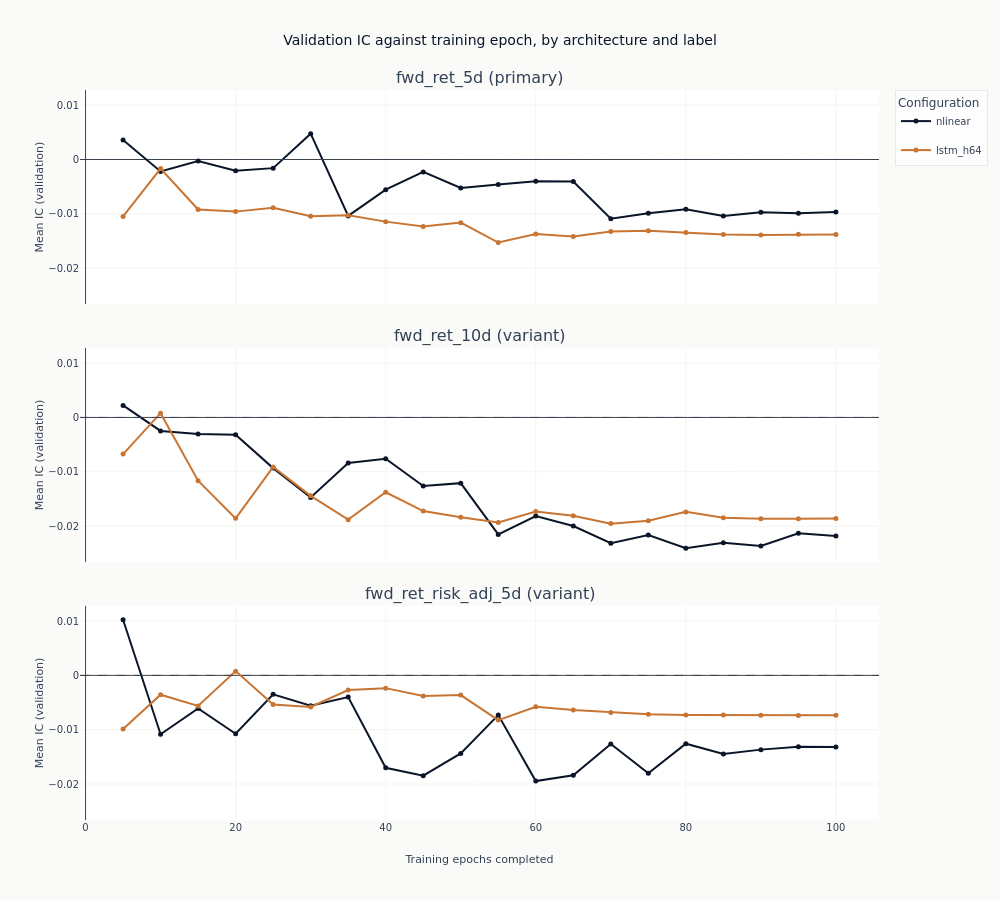

Notebook code cell kept with this figure:
### Markdown cell above
### What more training does

Each line traces one configuration's out-of-sample IC as epochs are added to it, in its own
label's panel. This is the figure the checkpoint dimension exists to produce, and it separates two
things a single end-of-training number cannot.

A line that rises and then falls has an interior optimum: the network was still learning, then
began fitting the training window at the expense of the validation folds. A line that wanders
around zero without trend never had anything to learn in the first place, and its highest point is
wherever the noise happened to peak. Both produce a respectable-looking maximum, which is why the
maximum is not what a configuration is judged on.

The panels share one vertical scale. Stacking them is what makes the labels comparable, and
rescaling each to fill its own row would make three different spreads look alike.

### Code cell
curves = catalog.filter("full_coverage").sort("label", "config_name", "checkpoint_value")
charted = set(curves.get_column("config_name"))
# Menu order, which is the order section 1 showed and the order that puts the memoryless baseline
# first. Sorting on the formatted parameter string would order by architecture name instead.
config_order = [
    name
    for name in configs.get_column("config_name").unique(maintain_order=True)
    if name in charted
]
line_colors = [COLORS["blue"], COLORS["copper"], COLORS["amber"], COLORS["positive"]]
if len(config_order) > len(line_colors):
    raise ValueError(
        f"{len(config_order)} configurations against {len(line_colors)} distinct line colours; "
        "add colours rather than letting two configurations share one"
    )
color_of = dict(zip(config_order, line_colors, strict=False))

fig_curves = make_subplots(
    rows=len(panel_labels),
    cols=1,
    shared_xaxes=True,
    vertical_spacing=0.06,
    subplot_titles=[
        f"{label} ({'primary' if label == primary else 'variant'})" for label in panel_labels
    ],
)
for row, label in enumerate(panel_labels, start=1):
    panel = curves.filter(pl.col("label") == label)
    for config_name in config_order:
        series = panel.filter(pl.col("config_name") == config_name).sort("checkpoint_value")
        if not series.height:
            continue
        fig_curves.add_trace(
            go.Scatter(
                x=series.get_column("checkpoint_value").to_list(),
                y=series.get_column("ic_mean").to_list(),
                mode="lines+markers",
                name=config_name,
                legendgroup=config_name,
                showlegend=row == 1,
                line=dict(color=color_of[config_name], width=2),
                marker=dict(size=5, color=color_of[config_name]),
            ),
            row=row,
            col=1,
        )
    fig_curves.add_hline(
        y=0, line_width=1, line_dash="dash", line_color=COLORS["neutral"], row=row, col=1
    )
    fig_curves.update_yaxes(title_text="Mean IC (validation)", row=row, col=1)
    # `shared_yaxes` matches axes across columns, so with one column it does nothing. Matching
    # every row to the first is what puts the labels on one vertical scale.
    if row > 1:
        fig_curves.update_yaxes(matches="y", row=row, col=1)
fig_curves.update_xaxes(title_text="Training epochs completed", row=len(panel_labels), col=1)
fig_curves.update_layout(
    title="Validation IC against training epoch, by architecture and label",
    height=300 * len(panel_labels),
    width=1000,
    margin=dict(t=90),
    legend=dict(title_text="Configuration"),
)
# The span of each panel and how many of its lines cross zero are facts about the frame, so the
# description reads them rather than asserting a shape the next run may not have.
panel_facts = {
    row["label"]: row
    for row in curves.group_by("label")
    .agg(
        lowest=pl.col("ic_mean").min(),
        highest=pl.col("ic_mean").max(),
        total=pl.col("config_name").n_unique(),
        below=pl.col("config_name").filter(pl.col("ic_mean") < 0).n_unique(),
    )
    .to_dicts()
}
panel_text = ". ".join(
    "The {} panel spans {:+.3f} to {:+.3f}, with {} of its {} lines dipping below zero at some "
    "checkpoint".format(
        label,
        panel_facts[label]["lowest"],
        panel_facts[label]["highest"],
        panel_facts[label]["below"],
        panel_facts[label]["total"],
    )
    for label in panel_labels
)
show_plotly_with_alt(
    fig_curves,
    "Stacked line charts, one panel per label sharing a vertical scale, of mean validation "
    "information coefficient against training epochs completed, one line per architecture with a "
    f"dashed zero line in each panel. Counted from the frame: {panel_text}.",
)

### Figure 1 — Plotly figure (JSON) as saved in the notebook; plotly's stock layout.template omitted (floating-point values rounded to 4 significant figures)
{"data": [{"legendgroup": "nlinear", "line": {"color": "#0a1628", "width": 2}, "marker": {"color": "#0a1628", "size": 5}, "mode": "lines+markers", "name": "nlinear", "showlegend": true, "type": "scatter", "x": [5, 10, 15, 20, 25, 30, 35, 40, 45, 50, 55, 60, 65, 70, 75, 80, 85, 90, 95, 100], "xaxis": "x", "y": [0.003584, -0.002193, -0.0002869, -0.002046, -0.001587, 0.004752, -0.01037, -0.005557, -0.002287, -0.005245, -0.004584, -0.00399, -0.004065, -0.01091, -0.009897, -0.009139, -0.0104, -0.009704, -0.009881, -0.009677], "yaxis": "y"}, {"legendgroup": "lstm_h64", "line": {"color": "#C87533", "width": 2}, "marker": {"color": "#C87533", "size": 5}, "mode": "lines+markers", "name": "lstm_h64", "showlegend": true, "type": "scatter", "x": [5, 10, 15, 20, 25, 30, 35, 40, 45, 50, 55, 60, 65, 70, 75, 80, 85, 90, 95, 100], "xaxis": "x", "y": [-0.01048, -0.00167, -0.009207, -0.009592, -0.008866, -0.01044, -0.01028, -0.01143, -0.01233, -0.01162, -0.01528, -0.0137, -0.01417, -0.01327, -0.01313, -0.01346, -0.01382, -0.01389, -0.01377, -0.01378], "yaxis": "y"}, {"legendgroup": "nlinear", "line": {"color": "#0a1628", "width": 2}, "marker": {"color": "#0a1628", "size": 5}, "mode": "lines+markers", "name": "nlinear", "showlegend": false, "type": "scatter", "x": [5, 10, 15, 20, 25, 30, 35, 40, 45, 50, 55, 60, 65, 70, 75, 80, 85, 90, 95, 100], "xaxis": "x2", "y": [0.002211, -0.00248, -0.003047, -0.003186, -0.009326, -0.01474, -0.008392, -0.007589, -0.01262, -0.0121, -0.02153, -0.01814, -0.01999, -0.02316, -0.02164, -0.02407, -0.02307, -0.02366, -0.02131, -0.02184], "yaxis": "y2"}, {"legendgroup": "lstm_h64", "line": {"color": "#C87533", "width": 2}, "marker": {"color": "#C87533", "size": 5}, "mode": "lines+markers", "name": "lstm_h64", "showlegend": false, "type": "scatter", "x": [5, 10, 15, 20, 25, 30, 35, 40, 45, 50, 55, 60, 65, 70, 75, 80, 85, 90, 95, 100], "xaxis": "x2", "y": [-0.006738, 0.000782, -0.01163, -0.01857, -0.009101, -0.01443, -0.01881, -0.01377, -0.01722, -0.01839, -0.01932, -0.0173, -0.01809, -0.01954, -0.01902, -0.01738, -0.01847, -0.01866, -0.01864, -0.01858], "yaxis": "y2"}, {"legendgroup": "nlinear", "line": {"color": "#0a1628", "width": 2}, "marker": {"color": "#0a1628", "size": 5}, "mode": "lines+markers", "name": "nlinear", "showlegend": false, "type": "scatter", "x": [5, 10, 15, 20, 25, 30, 35, 40, 45, 50, 55, 60, 65, 70, 75, 80, 85, 90, 95, 100], "xaxis": "x3", "y": [0.01025, -0.01083, -0.006081, -0.01074, -0.00348, -0.005576, -0.00399, -0.01701, -0.01846, -0.01436, -0.007311, -0.01946, -0.01838, -0.01262, -0.01801, -0.01257, -0.01448, -0.01367, -0.01314, -0.01316], "yaxis": "y3"}, {"legendgroup": "lstm_h64", "line": {"color": "#C87533", "width": 2}, "marker": {"color": "#C87533", "size": 5}, "mode": "lines+markers", "name": "lstm_h64", "showlegend": false, "type": "scatter", "x": [5, 10, 15, 20, 25, 30, 35, 40, 45, 50, 55, 60, 65, 70, 75, 80, 85, 90, 95, 100], "xaxis": "x3", "y": [-0.009861, -0.003564, -0.005628, 0.0007819, -0.005356, -0.005811, -0.002699, -0.002349, -0.003797, -0.003623, -0.008229, -0.005776, -0.006391, -0.006816, -0.007156, -0.007293, -0.007281, -0.007348, -0.007379, -0.007333], "yaxis": "y3"}], "layout": {"annotations": [{"font": {"size": 16}, "showarrow": false, "text": "fwd_ret_5d (primary)", "x": 0.5, "xanchor": "center", "xref": "paper", "y": 1.0, "yanchor": "bottom", "yref": "paper"}, {"font": {"size": 16}, "showarrow": false, "text": "fwd_ret_10d (variant)", "x": 0.5, "xanchor": "center", "xref": "paper", "y": 0.6467, "yanchor": "bottom", "yref": "paper"}, {"font": {"size": 16}, "showarrow": false, "text": "fwd_ret_risk_adj_5d (variant)", "x": 0.5, "xanchor": "center", "xref": "paper", "y": 0.2933, "yanchor": "bottom", "yref": "paper"}], "height": 900, "legend": {"title": {"text": "Configuration"}}, "margin": {"t": 90}, "shapes": [{"line": {"color": "#334155", "dash": "dash", "width": 1}, "type": "line", "x0": 0, "x1": 1, "xref": "x domain", "y0": 0, "y1": 0, "yref": "y"}, {"line": {"color": "#334155", "dash": "dash", "width": 1}, "type": "line", "x0": 0, "x1": 1, "xref": "x2 domain", "y0": 0, "y1": 0, "yref": "y2"}, {"line": {"color": "#334155", "dash": "dash", "width": 1}, "type": "line", "x0": 0, "x1": 1, "xref": "x3 domain", "y0": 0, "y1": 0, "yref": "y3"}], "title": {"text": "Validation IC against training epoch, by architecture and label"}, "width": 1000, "xaxis": {"anchor": "y", "domain": [0.0, 1.0], "matches": "x3", "showticklabels": false}, "xaxis2": {"anchor": "y2", "domain": [0.0, 1.0], "matches": "x3", "showticklabels": false}, "xaxis3": {"anchor": "y3", "domain": [0.0, 1.0], "title": {"text": "Training epochs completed"}}, "yaxis": {"anchor": "x", "domain": [0.7067, 1.0], "title": {"text": "Mean IC (validation)"}}, "yaxis2": {"anchor": "x2", "domain": [0.3533, 0.6467], "matches": "y", "title": {"text": "Mean IC (validation)"}}, "yaxis3": {"anchor": "x3", "domain": [0.0, 0.2933], "matches": "y", "title": {"text": "Mean IC (validation)"}}}}
